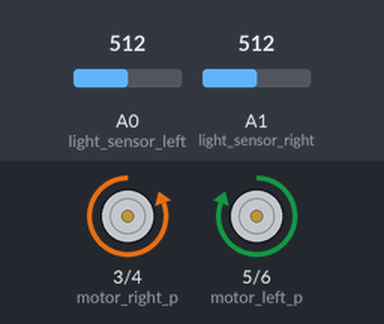
A sketch run on a simulated Arduino Uno, built with avr-gcc and run on an emulated ATmega328P. Parts: motor-driver pin pairs drawn as motors (green arrow = first pin HIGH = forward, orange = second pin HIGH = backward, longer = more drive). Inputs (shaded band) come from the test bench; at power-on: A0 (light_sensor_left) = 512, A1 (light_sensor_right) = 512.

Above: at 1.2 s.
1.3 s: A0 (light_sensor_left) set to 716
At 1.55 s:
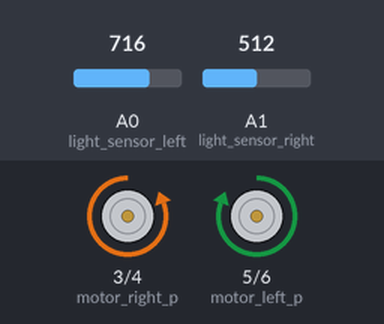
4.3 s: A1 (light_sensor_right) set to 900
At 4.55 s:
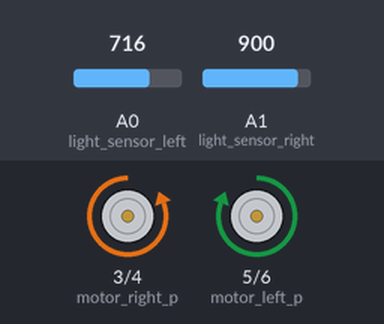
7.3 s: A1 (light_sensor_right) set to 511
At 7.56 s:
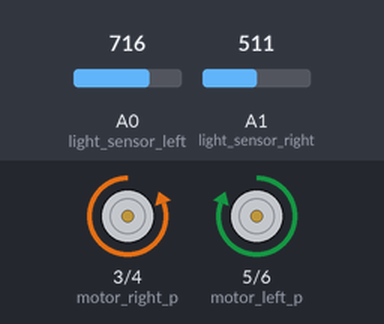
10.3 s: A1 (light_sensor_right) set to 1023
At 10.56 s:
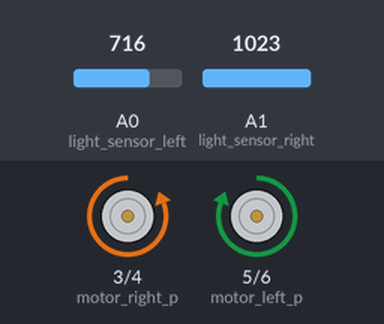
13.3 s: A0 (light_sensor_left) set to 1014
16.3 s: A0 (light_sensor_left) set to 1023
At 16.3 s:
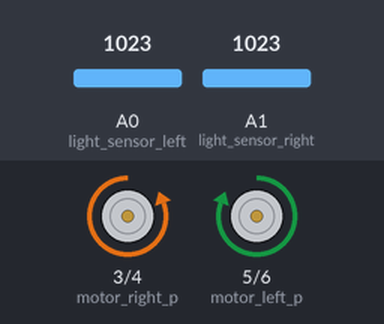
Timing chart, 0 to 18.8 s (numbered marks = the images above; inputs shaded):
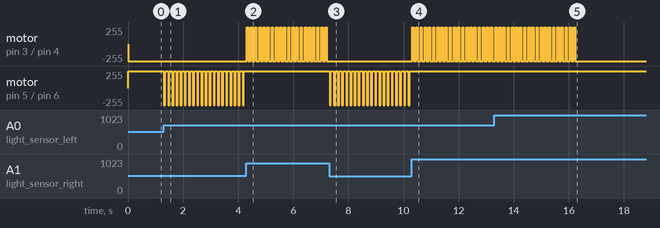

Measured:
- the behaviour switches between 1022 and 1023 on A0 (light_sensor_left) (found by bisection; images 4 and 5)
- after the input at 1.3 s, motor on pin 5 (motor_left_p) / pin 6 (motor_left_n): alternates forward 255/255 for 0.10 s and backward 255/255 for 0.05 s, starting at once
- after the input at 4.3 s, motor on pin 3 (motor_right_p) / pin 4 (motor_right_n): alternates forward 255/255 for 0.05 s and backward 255/255 for 0.10 s, starting at once; motor on pin 5 (motor_left_p) / pin 6 (motor_left_n): stops changing and stays forward 255/255
- after the input at 7.3 s, motor on pin 3 (motor_right_p) / pin 4 (motor_right_n): stops changing and stays backward 255/255; motor on pin 5 (motor_left_p) / pin 6 (motor_left_n): alternates forward 255/255 for 0.10 s and backward 255/255 for 0.05 s, starting at once
- after the input at 10.3 s, motor on pin 3 (motor_right_p) / pin 4 (motor_right_n): alternates forward 255/255 for 0.05 s and backward 255/255 for 0.10 s, starting at once; motor on pin 5 (motor_left_p) / pin 6 (motor_left_n): stops changing and stays forward 255/255
- after the input at 16.3 s, motor on pin 3 (motor_right_p) / pin 4 (motor_right_n): stops changing and stays backward 255/255

The sketch:

light-avoider.ino
```cpp
// (licence header left out)
//
// THE MOTOR PINS
//
// The variable names ending in 'p' and 'n' represent the pins controlling the positive and negative
// terminals of the motors. Depending on how these pins are turned on/off we can control the
// clockwise and anti-clockwise motion of the motors.
//
const int motor_left_p = 5;
const int motor_left_n = 6;

const int motor_right_p = 3;
const int motor_right_n = 4;

//
// LIGHT SENSORS
//
// We define the pins on which the infrared proximity sensors are connected. Using an analog input
// for this sensor will allow us to decide on the "distance" at which the robot should stop and
// change its direction.
//
const int light_sensor_left = A0;
const int light_sensor_right = A1;

// setup() is run only one at the beginning.
void setup()
{
    // The motor pins are OUTPUTs
    pinMode(motor_left_p, OUTPUT);
    pinMode(motor_left_n, OUTPUT);
    pinMode(motor_right_p, OUTPUT);
    pinMode(motor_right_n, OUTPUT);

    // The sensor are INPUTs
    pinMode(light_sensor_left, INPUT);
    pinMode(light_sensor_right, INPUT);
}


// the loop() keeps running continuously as long as the Arduino is connected to a power supply.
void loop()
{
    // We query the sensors and get the amount of light in the robot's environment.
    int light_value_left = analogRead(light_sensor_left);
    int light_value_right = analogRead(light_sensor_right);

    // If there is more light on the right, the robot turns clockwise.
    if (light_value_left > light_value_right)
    {
        motor_left('B');
        motor_right('F');
        delay(50);
    }
    // ..and if the left side of the robot is brighter, we turn anti-clockwise
    else if (light_value_right > light_value_left)
    {
        motor_left('F');
        motor_right('B');
        delay(50);
    }

    // we finally move forward for a while.
    motor_left('F');
    motor_right('F');
    delay(100);
}

/*
 * The next two functions control the left/right motors.
 *   'F' - Moves a motor forward.
 *   'B' - Moves a motor backward.
 *   'S' - Stops the motor.
 *
 * The forward and backward motions of the robot are trivial. Both the motors need to go forward and
 * backward. We can introduce clockwise and anti-clockwise motions in our robot by turning one wheel
 * forward and the other backward. For example if the left motor goes forward and the right one
 * backward, our robot will turn clockwise and vice versa.
 *
 */

void motor_left(char dir)
{
  switch(dir)
  {
    case 'F':
      digitalWrite(motor_left_p, HIGH);
      digitalWrite(motor_left_n, LOW);
      break;
    case 'B':
      digitalWrite(motor_left_p, LOW);
      digitalWrite(motor_left_n, HIGH);
      break;
    case 'S':
      digitalWrite(motor_left_p, HIGH);
      digitalWrite(motor_left_n, HIGH);
      break;
  }
}

void motor_right(char dir)
{
  switch(dir)
  {
    case 'F':
      digitalWrite(motor_right_p, LOW);
      digitalWrite(motor_right_n, HIGH);
      break;
    case 'B':
      digitalWrite(motor_right_p, HIGH);
      digitalWrite(motor_right_n, LOW);
      break;
    case 'S':
      digitalWrite(motor_right_p, HIGH);
      digitalWrite(motor_right_n, HIGH);
      break;
  }
}
```
